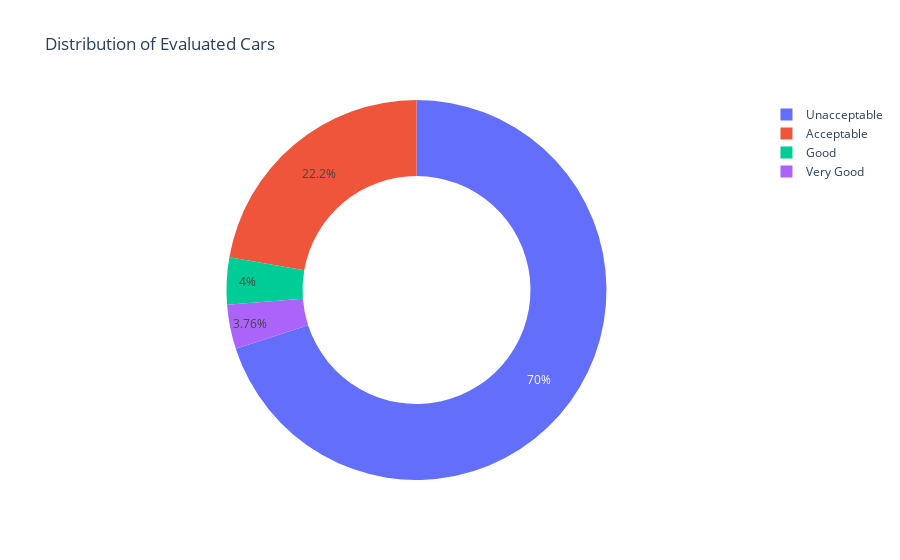

Write notebook code for a chart like this one.
### Code cell
fig = {
  "data": [
    {
      "values": [1209,384,69,65],
      "labels": [
        "Unacceptable",
        "Acceptable",
        "Good",
        "Very Good"
      ],
      "domain": {"column": 0},
      "name": "Car Evaluation",
      "hoverinfo":"label+percent+name",
      "hole": .6,
      "type": "pie"
    }],
  "layout": {
        "title":"Distribution of Evaluated Cars",
        "grid": {"rows": 1, "columns": 1},
        "annotations": [
            {
                "font": {
                    "size": 36
                },
                "showarrow": False,
                "text": "",
                "x": 0.5,
                "y": 0.5
            }
        ]
    }
}
py.iplot(fig, filename='cars_donut')

### Figure 1 — Plotly figure (JSON) as saved in the notebook; plotly's stock layout.template omitted (floating-point values rounded to 4 significant figures)
{"data": [{"domain": {"column": 0}, "hole": 0.6, "hoverinfo": "label+percent+name", "labels": ["Unacceptable", "Acceptable", "Good", "Very Good"], "name": "Car Evaluation", "type": "pie", "values": [1209, 384, 69, 65]}], "layout": {"annotations": [{"font": {"size": 36}, "showarrow": false, "text": "", "x": 0.5, "y": 0.5}], "grid": {"columns": 1, "rows": 1}, "title": {"text": "Distribution of Evaluated Cars"}}}
